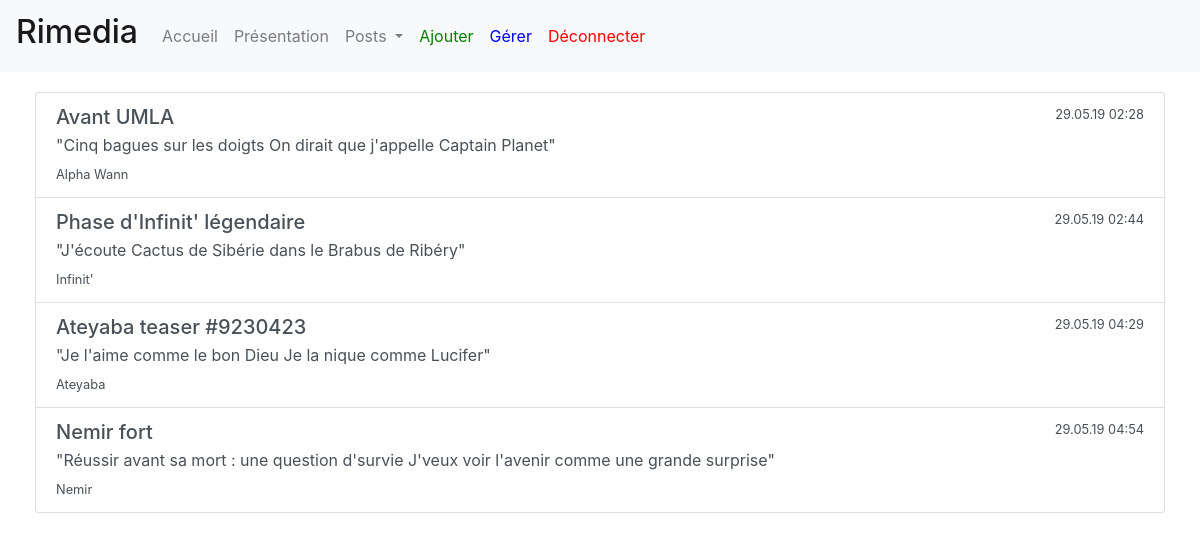
Page /change.php (signed in) on the earlier database version.
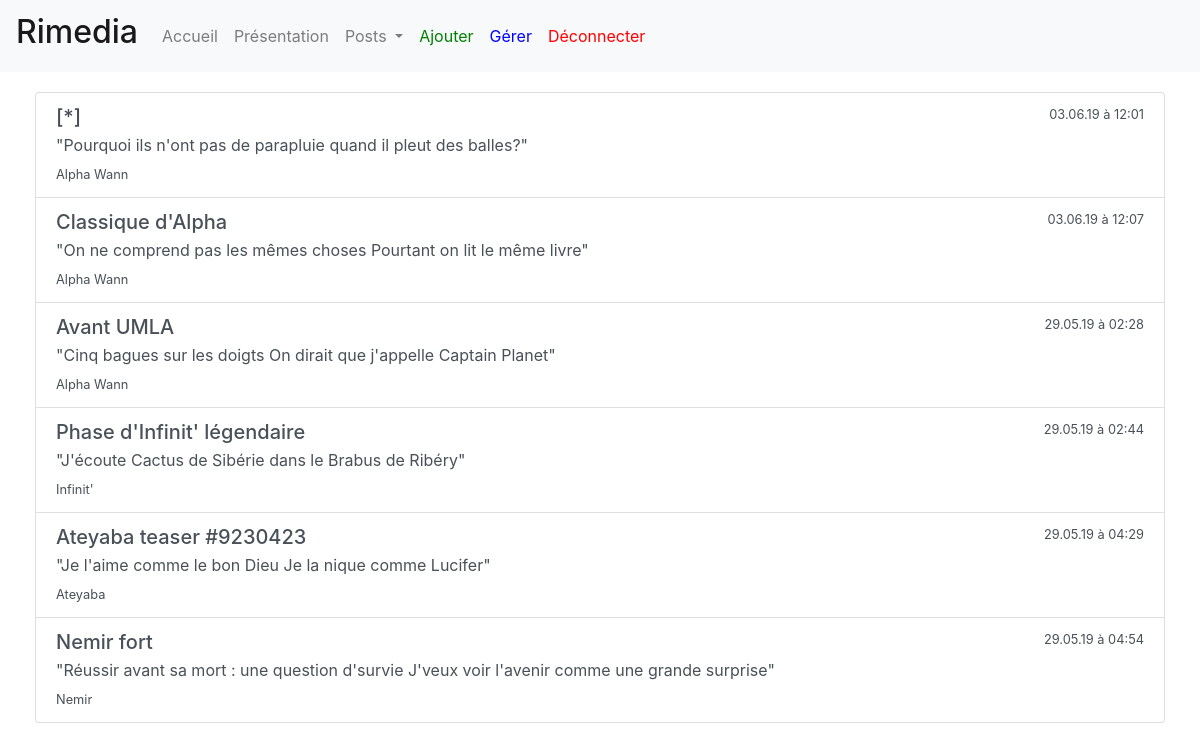
Same page on the later database version.
### tables this page shows
CREATE TABLE "posts" (
	"id"	INTEGER NOT NULL PRIMARY KEY AUTOINCREMENT UNIQUE,
	"author"	TEXT NOT NULL,
	"title"	TEXT NOT NULL,
	"article"	TEXT,
	"artistName"	TEXT,
	"albumName"	TEXT,
	"songName"	TEXT NOT NULL,
	"link"	TEXT,
	"date"	TEXT NOT NULL,
	"genre"	TEXT NOT NULL,
	"imageSource"	TEXT NOT NULL,
	"imageExt"	BLOB
);

### change.php (the view)
<?php
include 'partials/header.php';
$user = $_SESSION['username'];
$thisPost = $_GET['id'] ?? '';
$pdo = new PDO('sqlite:data.db', null, null, [
    PDO::ATTR_ERRMODE => PDO::ERRMODE_EXCEPTION,
    PDO::ATTR_DEFAULT_FETCH_MODE => PDO::FETCH_ASSOC
]);
$data = $pdo->query("SELECT * FROM posts WHERE author='$user' ORDER BY date ASC");
$userPosts = $data->fetchAll();
?>
<?php if($thisPost == ''): ?>
<div class="container-fluid">
    <div class="card-body">
        <div class="list-group">
            <?php foreach($userPosts as $userPost): ?>
            <a href="view.php?id=<?= $userPost['id'] ?>" class="list-group-item list-group-item-action">
            <div class="d-flex w-100 justify-content-between">
                <h5 class="mb-1"><?= $userPost['title'] ?></h5>
                <small><?= $userPost['date'] ?></small>
            </div>
            <p class="mb-1"><?= $userPost['article'] ?></p>
            <small><?= $userPost['artistName'] ?></small>
            </a>
            <?php endforeach; ?>
        </div>
    </div>
</div>
<?php endif;?>
<?php include 'partials/footer.php';?>

Differences in the rows shown:
added posts: title "[*]", date "03.06.19 à 12:01", article "\"Pourquoi ils n'ont pas de parapluie quand il pleut des balles?\"", artistName "Alpha Wann"
added posts: title "Classique d'Alpha", date "03.06.19 à 12:07", article "\"On ne comprend pas les mêmes choses Pourtant on lit le même livre\"", artistName "Alpha Wann"
changed posts "Avant UMLA": date "29.05.19 02:28" → "29.05.19 à 02:28"
changed posts "Phase d'Infinit' légendaire": date "29.05.19 02:44" → "29.05.19 à 02:44"
changed posts "Ateyaba teaser #9230423": date "29.05.19 04:29" → "29.05.19 à 04:29"
changed posts "Nemir fort": date "29.05.19 04:54" → "29.05.19 à 04:54"
